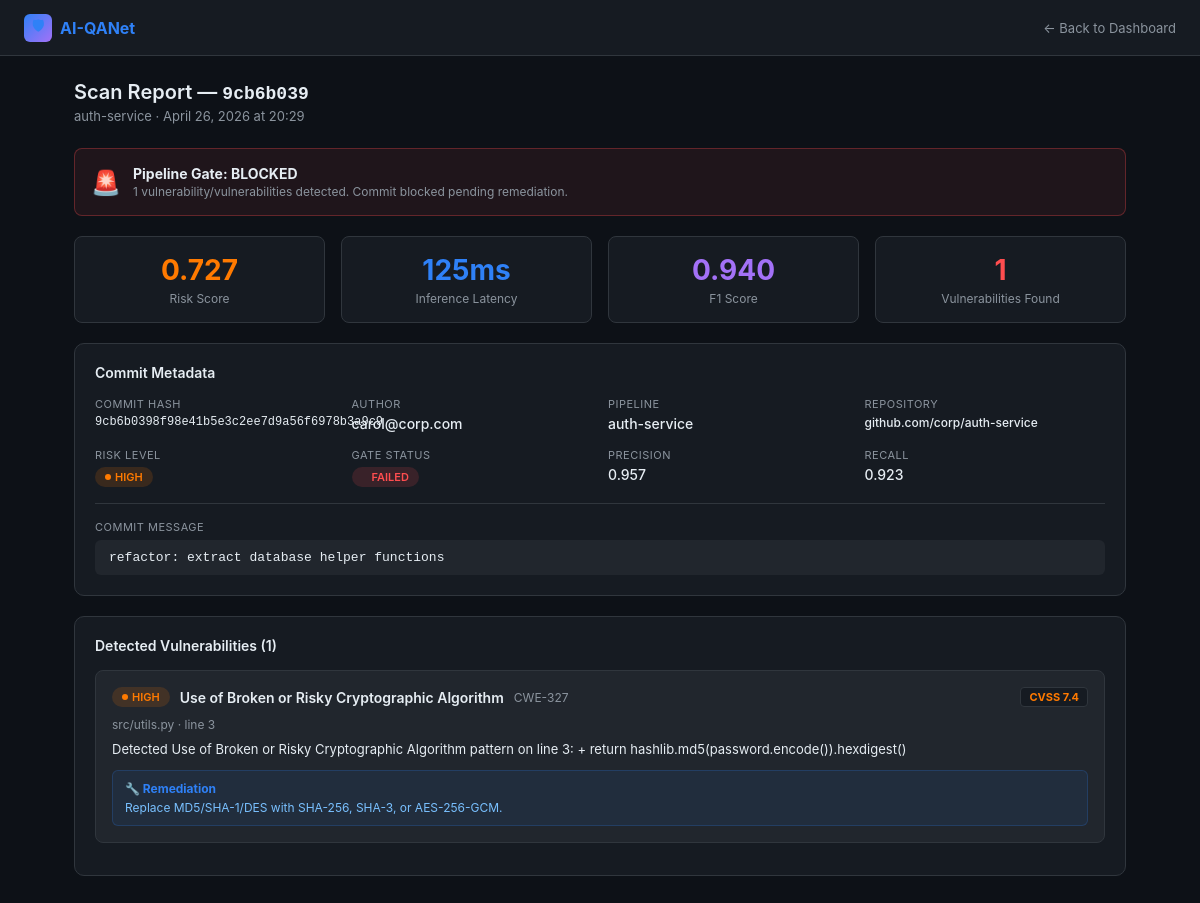
The page /run/56/ on the database its author committed.
### scanner/models.py (models this page shows, shortened)
class PipelineRun(models.Model):
    RISK_CHOICES = [
        ('critical', 'Critical Vulnerability'),
        ('high', 'High Risk'),
        ('medium', 'Medium Risk'),
        ('low', 'Low / No Risk'),
    ]
    STATUS_CHOICES = [
        ('passed', 'Passed'),
        ('failed', 'Failed'),
        ('running', 'Running'),
    ]
    pipeline = models.ForeignKey(Pipeline, on_delete=models.CASCADE, related_name='runs')
    commit_hash = models.CharField(max_length=40)
    commit_message = models.TextField()
    author = models.CharField(max_length=100)
    risk_level = models.CharField(max_length=20, choices=RISK_CHOICES)
    risk_score = models.FloatField(help_text="0.0 to 1.0")
    status = models.CharField(max_length=20, choices=STATUS_CHOICES)
    inference_ms = models.IntegerField(help_text="Inference latency in ms")
    precision = models.FloatField(default=0.0)
    recall = models.FloatField(default=0.0)
    f1_score = models.FloatField(default=0.0)
    vulnerabilities_found = models.IntegerField(default=0)
    _vulnerabilities_detail = models.TextField(db_column='vulnerabilities_detail', default='[]')
    created_at = models.DateTimeField(auto_now_add=True)
    @property
    def vulnerabilities_detail(self):
        return json.loads(self._vulnerabilities_detail)
    @vulnerabilities_detail.setter
    def vulnerabilities_detail(self, value):
        self._vulnerabilities_detail = json.dumps(value)

class Pipeline(models.Model):
    name = models.CharField(max_length=200)
    repository = models.CharField(max_length=300)
    branch = models.CharField(max_length=100, default='main')
    created_at = models.DateTimeField(auto_now_add=True)

class Vulnerability(models.Model):
    SEVERITY_CHOICES = [
        ('critical', 'Critical'),
        ('high', 'High'),
        ('medium', 'Medium'),
        ('low', 'Low'),
    ]
    run = models.ForeignKey(PipelineRun, on_delete=models.CASCADE, related_name='vuln_set')
    cwe_id = models.CharField(max_length=20)
    cve_id = models.CharField(max_length=30, blank=True)
    title = models.CharField(max_length=300)
    description = models.TextField()
    severity = models.CharField(max_length=20, choices=SEVERITY_CHOICES)
    file_path = models.CharField(max_length=500)
    line_number = models.IntegerField()
    cvss_score = models.FloatField(default=0.0)
    remediation = models.TextField(blank=True)

### scanner/views.py (the view)
# urls.py: path('run/<int:pk>/', views.run_detail, name='run_detail'),
def run_detail(request, pk):
    run = get_object_or_404(PipelineRun.objects.select_related('pipeline'), pk=pk)
    vulns = run.vuln_set.order_by('-cvss_score')
    context = {'run': run, 'vulns': vulns}
    return render(request, 'scanner/run_detail.html', context)

### scanner/templates/scanner/run_detail.html (shortened to what this page needs)
<!DOCTYPE html>
<html lang="en">
<head>
</head>
<body>
<nav>
  <a href="{% url 'dashboard' %}" class="nav-brand"><div class="icon">🛡</div>AI-QANet</a>
  <a href="{% url 'dashboard' %}" class="back-link">← Back to Dashboard</a>
</nav>
<div class="page">
  <div class="page-title">Scan Report — <code style="font-size:18px">{{ run.commit_hash|slice:":8" }}</code></div>
  <div class="page-sub">{{ run.pipeline.name }} · {{ run.created_at|date:"F j, Y \a\t H:i" }}</div>
  {% if run.status == 'passed' %}
  <div class="pass-banner">
    <div class="banner-icon">✅</div>
    <div class="banner-text"><strong>Pipeline Gate: PASSED</strong><p>No critical or high-severity vulnerabilities detected. Commit cleared for merge.</p></div>
  </div>
  {% else %}
  <div class="fail-banner">
    <div class="banner-icon">🚨</div>
    <div class="banner-text"><strong>Pipeline Gate: BLOCKED</strong><p>{{ run.vulnerabilities_found }} vulnerability/vulnerabilities detected. Commit blocked pending remediation.</p></div>
  </div>
  {% endif %}
  <div class="metrics-row">
    <div class="metric"><div class="val" style="color:{% if run.risk_level == 'critical' %}var(--critical){% elif run.risk_level == 'high' %}var(--high){% elif run.risk_level == 'medium' %}var(--medium){% else %}var(--low){% endif %}">{{ run.risk_score|floatformat:3 }}</div><div class="lbl">Risk Score</div></div>
    <div class="metric"><div class="val">{{ run.inference_ms }}ms</div><div class="lbl">Inference Latency</div></div>
    <div class="metric"><div class="val" style="color:#a371f7">{{ run.f1_score|floatformat:3 }}</div><div class="lbl">F1 Score</div></div>
    <div class="metric"><div class="val" style="color:var(--critical)">{{ run.vulnerabilities_found }}</div><div class="lbl">Vulnerabilities Found</div></div>
  </div>
  <div class="card">
    <div class="card-title">Commit Metadata</div>
    <div class="meta-grid">
      <div class="meta-item"><div class="label">Commit Hash</div><div class="value" style="font-family:monospace;font-size:12px">{{ run.commit_hash }}</div></div>
      <div class="meta-item"><div class="label">Author</div><div class="value">{{ run.author }}</div></div>
      <div class="meta-item"><div class="label">Pipeline</div><div class="value">{{ run.pipeline.name }}</div></div>
      <div class="meta-item"><div class="label">Repository</div><div class="value" style="font-size:12px">{{ run.pipeline.repository }}</div></div>
      <div class="meta-item"><div class="label">Risk Level</div><div class="value"><span class="badge badge-{{ run.risk_level }}">{{ run.risk_level }}</span></div></div>
      <div class="meta-item"><div class="label">Gate Status</div><div class="value"><span class="badge badge-{{ run.status }}">{{ run.status }}</span></div></div>
      <div class="meta-item"><div class="label">Precision</div><div class="value">{{ run.precision|floatformat:3 }}</div></div>
      <div class="meta-item"><div class="label">Recall</div><div class="value">{{ run.recall|floatformat:3 }}</div></div>
    </div>
    <div style="margin-top:16px;padding-top:16px;border-top:1px solid var(--border)">
      <div class="meta-item"><div class="label" style="margin-bottom:6px">Commit Message</div><div class="value" style="background:var(--surface2);padding:10px 14px;border-radius:6px;font-family:monospace;font-size:13px">{{ run.commit_message }}</div></div>
    </div>
  </div>
  <div class="card">
    <div class="card-title">Detected Vulnerabilities ({{ vulns|length }})</div>
    {% if vulns %}
      {% for v in vulns %}
      <div class="vuln-card">
        <div class="vuln-header">
          <span class="badge badge-{{ v.severity }}">{{ v.severity }}</span>
          <span class="vuln-title">{{ v.title }}</span>
          <span style="color:var(--muted);font-size:12px">{{ v.cwe_id }}</span>
          <span class="cvss-badge" style="color:{% if v.cvss_score >= 9 %}var(--critical){% elif v.cvss_score >= 7 %}var(--high){% elif v.cvss_score >= 4 %}var(--medium){% else %}var(--low){% endif %}">CVSS {{ v.cvss_score }}</span>
        </div>
        <div class="vuln-meta">{{ v.file_path }} · line {{ v.line_number }}</div>
        <div class="vuln-desc">{{ v.description }}</div>
        <div class="vuln-remediation"><strong>🔧 Remediation</strong>{{ v.remediation }}</div>
      </div>
      {% endfor %}
    {% else %}
      <div class="empty">
        <div style="font-size:40px;margin-bottom:12px">🎉</div>
        <p>No vulnerabilities detected. This commit passed all AI-QANet security checks.</p>
      </div>
    {% endif %}
  </div>
</div>
</body>
</html>

### scanner/templates/scanner/run_detail.html (style rules this page uses)
:root { --bg:#0d1117;--surface:#161b22;--surface2:#21262d;--border:#30363d;--text:#e6edf3;--muted:#8b949e;--critical:#ff4d4f;--high:#ff7a00;--medium:#f0c040;--low:#3fb950;--accent:#2f81f7; }
* { box-sizing:border-box;margin:0;padding:0; }
body { background:var(--bg);color:var(--text);font-family:-apple-system,BlinkMacSystemFont,'Segoe UI',sans-serif;font-size:14px; }
nav { background:var(--surface);border-bottom:1px solid var(--border);padding:0 24px;display:flex;align-items:center;height:56px;gap:24px; }
.nav-brand { font-size:16px;font-weight:700;color:var(--accent);display:flex;align-items:center;gap:8px;text-decoration:none; }
.nav-brand .icon { width:28px;height:28px;background:linear-gradient(135deg,var(--accent),#a371f7);border-radius:6px;display:flex;align-items:center;justify-content:center;font-size:14px; }
.back-link { color:var(--muted);text-decoration:none;font-size:13px;margin-left:auto; }
.page { max-width:1100px;margin:0 auto;padding:24px; }
.card { background:var(--surface);border:1px solid var(--border);border-radius:10px;padding:20px;margin-bottom:20px; }
.card-title { font-size:14px;font-weight:600;margin-bottom:16px;color:var(--text); }
.meta-grid { display:grid;grid-template-columns:repeat(auto-fill,minmax(200px,1fr));gap:16px; }
.meta-item .label { color:var(--muted);font-size:11px;text-transform:uppercase;letter-spacing:.5px;margin-bottom:4px; }
.meta-item .value { font-size:14px;font-weight:500; }
.badge { display:inline-flex;align-items:center;gap:4px;padding:3px 10px;border-radius:20px;font-size:11px;font-weight:600;text-transform:uppercase; }
.badge::before { content:'';width:6px;height:6px;border-radius:50%; }
.badge-high { background:rgba(255,122,0,.15);color:var(--high); }
.badge-high::before { background:var(--high); }
.badge-failed { background:rgba(255,77,79,.15);color:var(--critical); }
.metrics-row { display:grid;grid-template-columns:repeat(4,1fr);gap:16px;margin-bottom:20px; }
.metric { background:var(--surface);border:1px solid var(--border);border-radius:8px;padding:16px;text-align:center; }
.metric .val { font-size:28px;font-weight:700;color:var(--accent); }
.metric .lbl { color:var(--muted);font-size:12px;margin-top:4px; }
.vuln-card { background:var(--surface2);border:1px solid var(--border);border-radius:8px;padding:16px;margin-bottom:12px; }
.vuln-header { display:flex;align-items:center;gap:10px;margin-bottom:10px; }
.vuln-title { font-weight:600;font-size:14px; }
.vuln-meta { font-size:12px;color:var(--muted);margin-bottom:8px; }
.vuln-desc { font-size:13px;color:var(--text);margin-bottom:10px;line-height:1.5; }
.vuln-remediation { background:rgba(47,129,247,.08);border:1px solid rgba(47,129,247,.2);border-radius:6px;padding:10px 12px;font-size:12px;color:#79c0ff; }
.vuln-remediation strong { display:block;margin-bottom:4px;color:var(--accent); }
.cvss-badge { background:var(--surface);border:1px solid var(--border);border-radius:4px;padding:2px 8px;font-size:11px;font-weight:700;margin-left:auto; }
.page-title { font-size:20px;font-weight:600;margin-bottom:4px; }
.page-sub { color:var(--muted);font-size:13px;margin-bottom:24px; }
.fail-banner { background:rgba(255,77,79,.08);border:1px solid rgba(255,77,79,.3);border-radius:8px;padding:16px;margin-bottom:20px;display:flex;align-items:center;gap:12px; }
.banner-icon { font-size:24px; }
.banner-text strong { display:block;margin-bottom:2px; }
.banner-text p { color:var(--muted);font-size:12px; }

### rows shown on the page
PipelineRun: commit_hash "9cb6b039", pipeline.name "auth-service", created_at "April 26, 2026 at 20:29", vulnerabilities_found "1", risk_score "0.727", inference_ms "125", f1_score "0.940", commit_hash "9cb6b0398f98e41b5e3c2ee7d9a56f6978b3a9c9", author "carol@corp.com", pipeline.repository "github.com/corp/auth-service", risk_level "HIGH", status "FAILED", precision "0.957", recall "0.923", commit_message "refactor: extract database helper functions"
Vulnerability: severity "HIGH", title "Use of Broken or Risky Cryptographic Algorithm", cwe_id "CWE-327", cvss_score "7.4", file_path "src/utils.py", line_number "3", description "Detected Use of Broken or Risky Cryptographic Algorithm pattern on line 3: + return hashlib.md5(password.encode()).hexdigest()", remediation "Replace MD5/SHA-1/DES with SHA-256, SHA-3, or AES-256-GCM."

### other values the page prints
{{ vulns|length }} "1"
